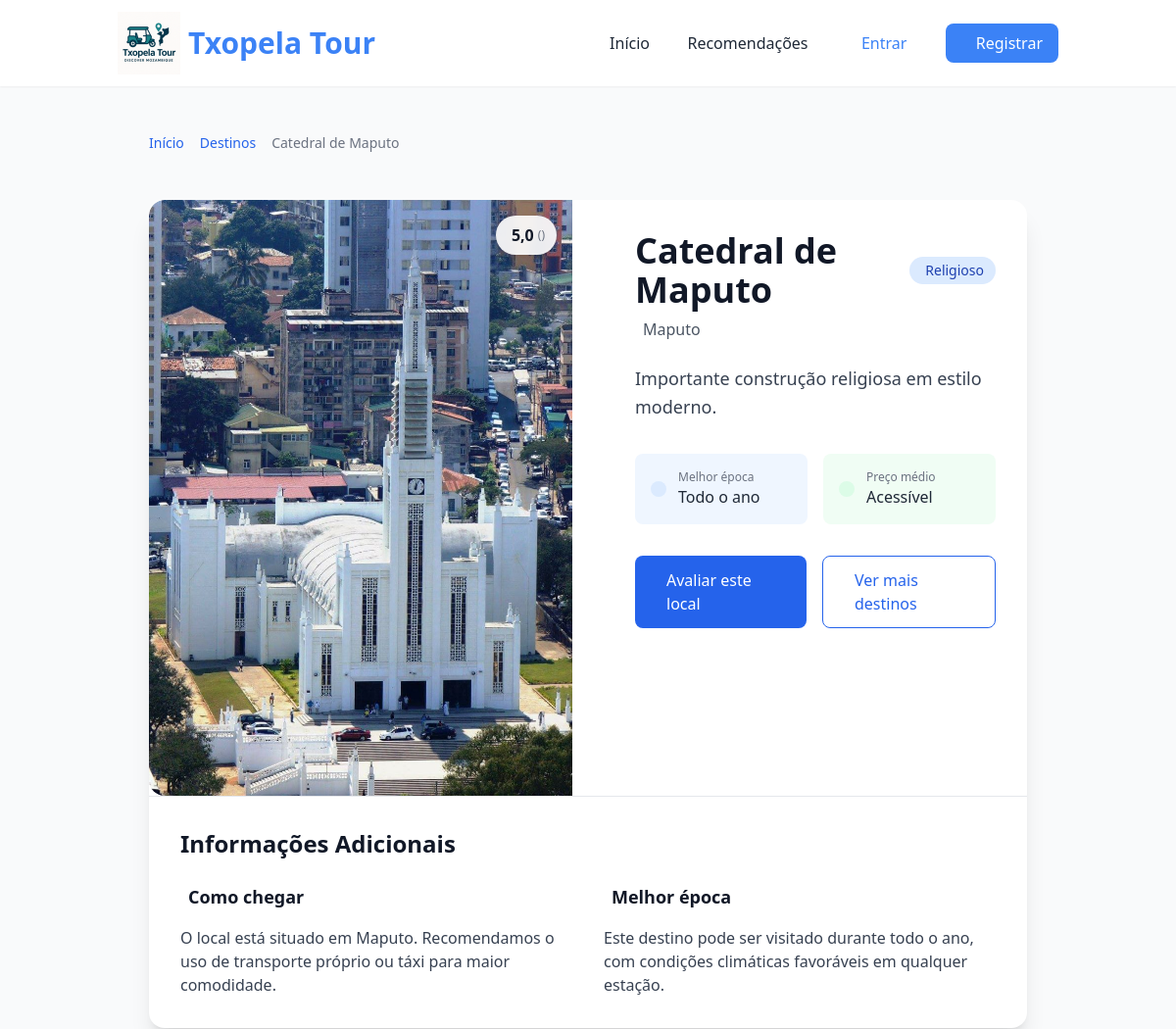
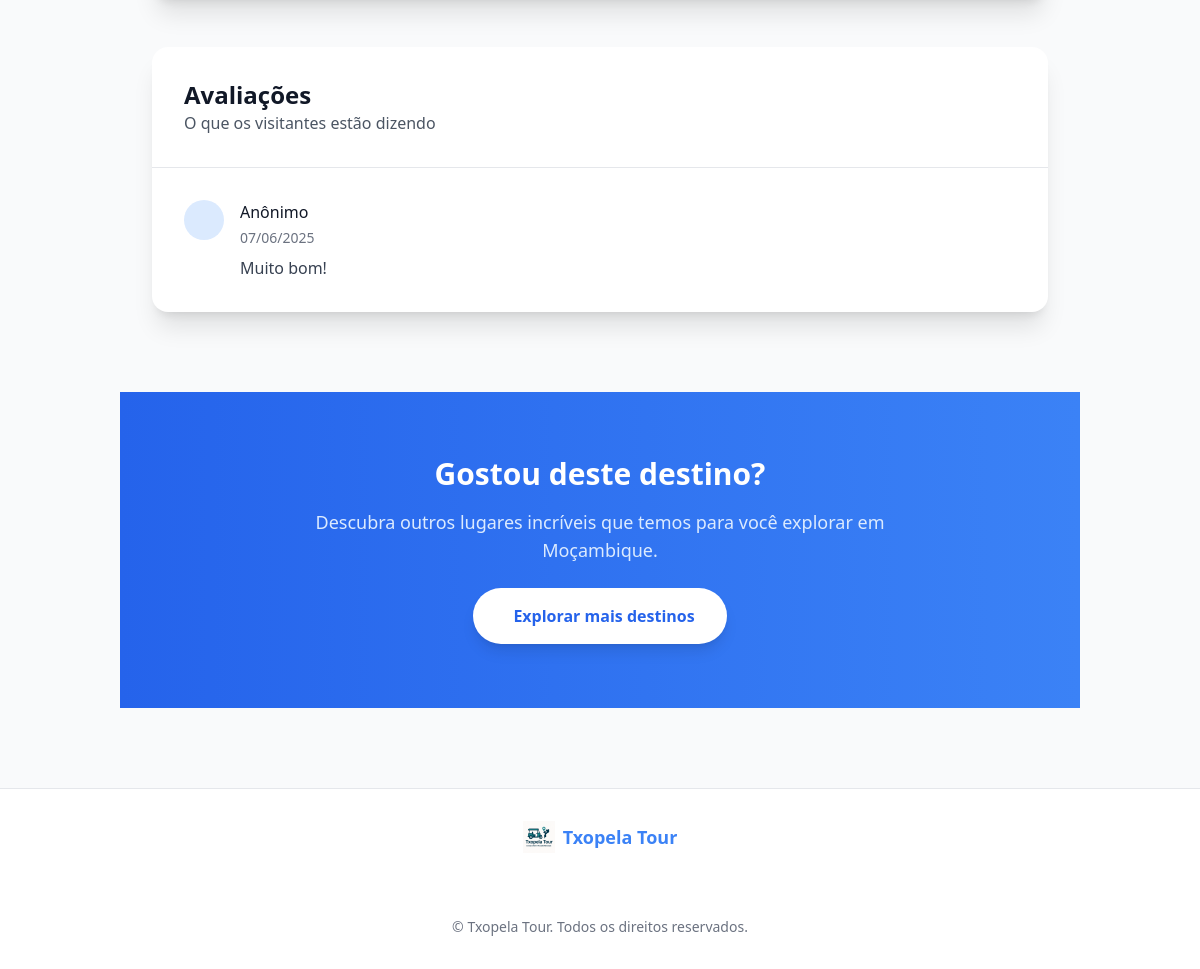
Screenshot of /lugar/4/ with the database file from the repository (2 pictures, top to bottom).
### turismo/models.py (models this page shows, shortened)
class PontoTuristico(models.Model):
    nome = models.CharField(max_length=100)
    descricao = models.TextField()
    localizacao = models.CharField(max_length=200)
    imagem = models.ImageField(upload_to='pontos/', null=True, blank=True)
    data_cadastro = models.DateTimeField(auto_now_add=True)
    categoria = models.CharField(max_length=100, blank=True, null=True)
    @property
    def media_avaliacoes(self):
        avg = self.avaliacoes.aggregate(Avg('nota'))['nota__avg']
        return round(avg, 1) if avg is not None else "Ainda sem avaliações"

class Avaliacao(models.Model):
    visitante = models.ForeignKey(
        settings.AUTH_USER_MODEL,
        on_delete=models.CASCADE,
        limit_choices_to={'perfilusuario__tipo': 'visitante'}
    )
    lugar = models.ForeignKey(PontoTuristico, on_delete=models.CASCADE, related_name='avaliacoes')
    nota = models.IntegerField(choices=[(i, str(i)) for i in range(1, 6)])
    comentario = models.TextField(blank=True, null=True)  # Made optional
    data_avaliacao = models.DateTimeField(auto_now_add=True)

### turismo/views.py (the view)
# urls.py: path('lugar/<int:lugar_id>/', views.detalhe_ponto, name='detalhe_ponto'),
def detalhe_ponto(request, lugar_id):
    lugar = get_object_or_404(PontoTuristico, id=lugar_id)
    avaliacoes = Avaliacao.objects.filter(lugar=lugar)
    return render(request, 'turismo/detalhe_ponto.html', {
        'lugar': lugar,
        'avaliacoes': avaliacoes,
    })

### turismo/templates/turismo/detalhe_ponto.html (shortened to what this page needs)
{% extends 'turismo/base.html' %}
{% load static %}
{% block content %}
<nav class="container mx-auto px-4 sm:px-6 lg:px-8 py-4">
  <ol class="flex items-center space-x-2 text-sm">
    <li>
      <a href="{% url 'turismo:home' %}" class="text-blue-600 hover:underline">Início</a>
    </li>
    <li>
      <a href="{% url 'turismo:recomendacoes' %}" class="text-blue-600 hover:underline">Destinos</a>
    </li>
    <li class="text-gray-500 truncate max-w-xs">{{ lugar.nome }}</li>
  </ol>
</nav>
<main class="container mx-auto px-4 sm:px-6 lg:px-8 py-8">
  <div class="bg-white rounded-2xl shadow-xl overflow-hidden">
    <div class="grid grid-cols-1 lg:grid-cols-2 gap-8">
      <div class="relative">
        {% if lugar.imagem %}
        <div class="aspect-w-16 aspect-h-12 overflow-hidden rounded-t-2xl lg:rounded-l-2xl lg:rounded-tr-none">
          <img
            src="{{ lugar.imagem.url }}"
            class="w-full h-full object-cover transition-all duration-500 hover:scale-105"
            alt="{{ lugar.nome }}"
            loading="lazy"
          />
        </div>
        {% else %}
        <div class="flex flex-col items-center justify-center bg-gray-100 text-gray-500 h-96 rounded-t-2xl lg:rounded-l-2xl lg:rounded-tr-none">
          <i class="ph ph-image text-5xl mb-4"></i>
          <span class="text-lg font-medium">Sem imagem disponível</span>
        </div>
        {% endif %}
        {% if lugar.media_avaliacoes %}
        <div class="absolute top-4 right-4 bg-white/90 backdrop-blur-sm px-3 py-2 rounded-full shadow-md flex items-center">
          <span class="font-semibold text-gray-900">{{ lugar.media_avaliacoes|floatformat:1 }}</span>
          <span class="text-xs text-gray-500 ml-1">({{ lugar.total_avaliacoes }})</span>
        </div>
        {% endif %}
      </div>
      <div class="p-6 sm:p-8">
        <div class="mb-6">
          <div class="flex items-center justify-between">
            <h1 class="text-3xl sm:text-4xl font-bold text-gray-900">{{ lugar.nome }}</h1>
            <span class="inline-flex items-center px-3 py-1 rounded-full text-sm font-medium bg-blue-100 text-blue-800">
               {{ lugar.categoria }}
            </span>
          </div>
          <div class="flex items-center mt-2 text-gray-600">
            <span>{{ lugar.localizacao }}</span>
          </div>
        </div>
        <div class="prose max-w-none text-gray-700 mb-8">
          <p class="text-lg leading-relaxed">{{ lugar.descricao }}</p>
        </div>
        <div class="grid grid-cols-2 gap-4 mb-8">
          <div class="bg-blue-50 p-4 rounded-lg">
            <div class="flex items-center">
              <div class="p-2 bg-blue-100 rounded-full mr-3">
              </div>
              <div>
                <p class="text-xs text-gray-500">Melhor época</p>
                <p class="font-medium">Todo o ano</p>
              </div>
            </div>
          </div>
          <div class="bg-green-50 p-4 rounded-lg">
            <div class="flex items-center">
              <div class="p-2 bg-green-100 rounded-full mr-3">
              </div>
              <div>
                <p class="text-xs text-gray-500">Preço médio</p>
                <p class="font-medium">Acessível</p>
              </div>
            </div>
          </div>
        </div>
        <div class="flex flex-col sm:flex-row gap-4">
          <a href="{% url 'turismo:avaliar' lugar.id %}"
             class="flex-1 flex items-center justify-center gap-2 bg-blue-600 hover:bg-blue-700 text-white px-6 py-3 rounded-lg font-medium transition-colors duration-300">
             Avaliar este local
          </a>
          <a href="{% url 'turismo:recomendacoes' %}"
             class="flex-1 flex items-center justify-center gap-2 bg-white border border-blue-600 text-blue-600 hover:bg-blue-50 px-6 py-3 rounded-lg font-medium transition-colors duration-300">
             Ver mais destinos
          </a>
        </div>
      </div>
    </div>
    <div class="border-t border-gray-200 p-6 sm:p-8">
      <h2 class="text-2xl font-bold text-gray-900 mb-6">Informações Adicionais</h2>
      <div class="grid grid-cols-1 md:grid-cols-2 gap-8">
        <div>
          <h3 class="flex items-center text-lg font-semibold text-gray-900 mb-4">
             Como chegar
          </h3>
          <p class="text-gray-700">
            O local está situado em {{ lugar.localizacao }}. Recomendamos o uso de transporte próprio ou táxi para maior comodidade.
          </p>
        </div>
        <div>
          <h3 class="flex items-center text-lg font-semibold text-gray-900 mb-4">
             Melhor época
          </h3>
          <p class="text-gray-700">
            Este destino pode ser visitado durante todo o ano, com condições climáticas favoráveis em qualquer estação.
          </p>
        </div>
      </div>
    </div>
  </div>
  {% if avaliacoes %}
  <div class="mt-12 bg-white rounded-2xl shadow-xl overflow-hidden">
    <div class="p-6 sm:p-8 border-b border-gray-200">
      <h2 class="text-2xl font-bold text-gray-900">Avaliações</h2>
      <p class="text-gray-600">O que os visitantes estão dizendo</p>
    </div>
    <div class="divide-y divide-gray-200">
      {% for avaliacao in avaliacoes %}
      <div class="p-6 sm:p-8">
        <div class="flex items-start">
          <div class="flex-shrink-0">
            <div class="h-10 w-10 rounded-full bg-blue-100 flex items-center justify-center text-blue-600">
            </div>
          </div>
          <div class="ml-4 flex-1">
            <div class="flex items-center justify-between">
              <h4 class="font-medium text-gray-900">
                {{ avaliacao.usuario.username|default:"Anônimo" }}
              </h4>
            </div>
            <div class="mt-1 text-sm text-gray-500">
              {{ avaliacao.data_avaliacao|date:"d/m/Y" }}
            </div>
            <div class="mt-2 text-gray-700">
              <p>{{ avaliacao.comentario }}</p>
            </div>
          </div>
        </div>
      </div>
      {% endfor %}
    </div>
  </div>
  {% endif %}
</main>
<section class="bg-gradient-to-r from-blue-600 to-blue-500 py-12 sm:py-16 mt-12">
  <div class="container mx-auto px-4 sm:px-6 lg:px-8 text-center">
    <h2 class="text-2xl sm:text-3xl font-bold text-white mb-4">
      Gostou deste destino?
    </h2>
    <p class="text-lg text-blue-100 max-w-2xl mx-auto mb-6">
      Descubra outros lugares incríveis que temos para você explorar em Moçambique.
    </p>
    <a href="{% url 'turismo:recomendacoes' %}"
       class="inline-flex items-center justify-center gap-2 bg-white text-blue-600 hover:bg-gray-100 px-6 py-3 sm:px-8 sm:py-4 rounded-full font-semibold transition-all duration-300 transform hover:scale-105 shadow-lg">
       Explorar mais destinos
    </a>
  </div>
</section>
{% endblock %}

### rows the page displays
PontoTuristico: nome "Catedral de Maputo", imagem (picture), media_avaliacoes "5,0", categoria "Religioso", localizacao "Maputo", descricao "Importante construção religiosa em estilo moderno."
Avaliacao: usuario.username "Anônimo", data_avaliacao "07/06/2025", comentario "Muito bom!"
